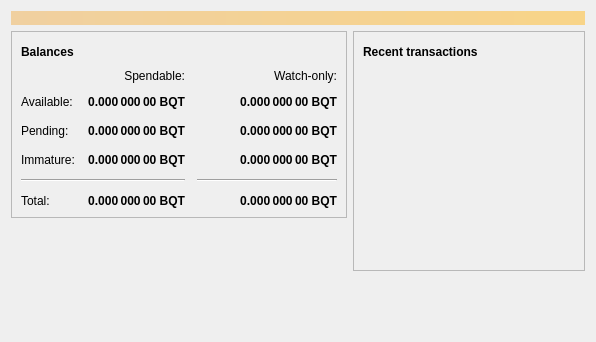
<?xml version="1.0" encoding="UTF-8"?>
<ui version="4.0">
 <class>OverviewPage</class>
 <widget class="QWidget" name="OverviewPage">
  <property name="geometry">
   <rect>
    <x>0</x>
    <y>0</y>
    <width>596</width>
    <height>342</height>
   </rect>
  </property>
  <property name="windowTitle">
   <string>Form</string>
  </property>
  <layout class="QVBoxLayout" name="topLayout">
   <item>
    <widget class="QLabel" name="labelAlerts">
     <property name="visible">
      <bool>false</bool>
     </property>
     <property name="styleSheet">
      <string notr="true">QLabel { background-color: qlineargradient(x1: 0, y1: 0, x2: 1, y2: 0, stop:0 #F0D0A0, stop:1 #F8D488); color:#000000; }</string>
     </property>
     <property name="wordWrap">
      <bool>true</bool>
     </property>
     <property name="margin">
      <number>3</number>
     </property>
     <property name="textInteractionFlags">
      <set>Qt::TextSelectableByMouse</set>
     </property>
    </widget>
   </item>
   <item>
    <layout class="QHBoxLayout" name="horizontalLayout" stretch="1,1">
     <item>
      <layout class="QVBoxLayout" name="verticalLayout_2">
       <item>
        <widget class="QFrame" name="frame">
         <property name="frameShape">
          <enum>QFrame::StyledPanel</enum>
         </property>
         <property name="frameShadow">
          <enum>QFrame::Raised</enum>
         </property>
         <layout class="QVBoxLayout" name="verticalLayout_4">
          <item>
           <layout class="QHBoxLayout" name="horizontalLayout_4">
            <item>
             <widget class="QLabel" name="label_5">
              <property name="font">
               <font>
                <weight>75</weight>
                <bold>true</bold>
               </font>
              </property>
              <property name="text">
               <string>Balances</string>
              </property>
             </widget>
            </item>
            <item>
             <widget class="QPushButton" name="labelWalletStatus">
              <property name="enabled">
               <bool>true</bool>
              </property>
              <property name="maximumSize">
               <size>
                <width>30</width>
                <height>16777215</height>
               </size>
              </property>
              <property name="toolTip">
               <string>The displayed information may be out of date. Your wallet automatically synchronizes with the Faithcoin network after a connection is established, but this process has not completed yet.</string>
              </property>
              <property name="text">
               <string/>
              </property>
              <property name="icon">
               <iconset resource="../bitcoin.qrc">
                <normaloff>:/icons/warning</normaloff>
                <disabledoff>:/icons/warning</disabledoff>:/icons/warning</iconset>
              </property>
              <property name="iconSize">
               <size>
                <width>24</width>
                <height>24</height>
               </size>
              </property>
              <property name="flat">
               <bool>true</bool>
              </property>
             </widget>
            </item>
            <item>
             <spacer name="horizontalSpacer_3">
              <property name="orientation">
               <enum>Qt::Horizontal</enum>
              </property>
              <property name="sizeHint" stdset="0">
               <size>
                <width>40</width>
                <height>20</height>
               </size>
              </property>
             </spacer>
            </item>
           </layout>
          </item>
          <item>
           <layout class="QGridLayout" name="gridLayout">
            <property name="spacing">
             <number>12</number>
            </property>
            <item row="2" column="2">
             <widget class="QLabel" name="labelWatchPending">
              <property name="font">
               <font>
                <weight>75</weight>
                <bold>true</bold>
               </font>
              </property>
              <property name="cursor">
               <cursorShape>IBeamCursor</cursorShape>
              </property>
              <property name="toolTip">
               <string>Unconfirmed transactions to watch-only addresses</string>
              </property>
              <property name="text">
               <string notr="true">0.000 000 00 BQT</string>
              </property>
              <property name="alignment">
               <set>Qt::AlignRight|Qt::AlignTrailing|Qt::AlignVCenter</set>
              </property>
              <property name="textInteractionFlags">
               <set>Qt::LinksAccessibleByMouse|Qt::TextSelectableByKeyboard|Qt::TextSelectableByMouse</set>
              </property>
             </widget>
            </item>
            <item row="2" column="1">
             <widget class="QLabel" name="labelUnconfirmed">
              <property name="font">
               <font>
                <weight>75</weight>
                <bold>true</bold>
               </font>
              </property>
              <property name="cursor">
               <cursorShape>IBeamCursor</cursorShape>
              </property>
              <property name="toolTip">
               <string>Total of transactions that have yet to be confirmed, and do not yet count toward the spendable balance</string>
              </property>
              <property name="text">
               <string notr="true">0.000 000 00 BQT</string>
              </property>
              <property name="alignment">
               <set>Qt::AlignRight|Qt::AlignTrailing|Qt::AlignVCenter</set>
              </property>
              <property name="textInteractionFlags">
               <set>Qt::LinksAccessibleByMouse|Qt::TextSelectableByKeyboard|Qt::TextSelectableByMouse</set>
              </property>
             </widget>
            </item>
            <item row="3" column="2">
             <widget class="QLabel" name="labelWatchImmature">
              <property name="font">
               <font>
                <weight>75</weight>
                <bold>true</bold>
               </font>
              </property>
              <property name="cursor">
               <cursorShape>IBeamCursor</cursorShape>
              </property>
              <property name="toolTip">
               <string>Mined balance in watch-only addresses that has not yet matured</string>
              </property>
              <property name="text">
               <string notr="true">0.000 000 00 BQT</string>
              </property>
              <property name="alignment">
               <set>Qt::AlignRight|Qt::AlignTrailing|Qt::AlignVCenter</set>
              </property>
              <property name="textInteractionFlags">
               <set>Qt::LinksAccessibleByMouse|Qt::TextSelectableByKeyboard|Qt::TextSelectableByMouse</set>
              </property>
             </widget>
            </item>
            <item row="4" column="0" colspan="2">
             <widget class="Line" name="line">
              <property name="orientation">
               <enum>Qt::Horizontal</enum>
              </property>
             </widget>
            </item>
            <item row="4" column="2">
             <widget class="Line" name="lineWatchBalance">
              <property name="sizePolicy">
               <sizepolicy hsizetype="Preferred" vsizetype="Fixed">
                <horstretch>0</horstretch>
                <verstretch>0</verstretch>
               </sizepolicy>
              </property>
              <property name="minimumSize">
               <size>
                <width>140</width>
                <height>0</height>
               </size>
              </property>
              <property name="orientation">
               <enum>Qt::Horizontal</enum>
              </property>
             </widget>
            </item>
            <item row="5" column="0">
             <widget class="QLabel" name="labelTotalText">
              <property name="text">
               <string>Total:</string>
              </property>
             </widget>
            </item>
            <item row="3" column="1">
             <widget class="QLabel" name="labelImmature">
              <property name="font">
               <font>
                <weight>75</weight>
                <bold>true</bold>
               </font>
              </property>
              <property name="cursor">
               <cursorShape>IBeamCursor</cursorShape>
              </property>
              <property name="toolTip">
               <string>Mined balance that has not yet matured</string>
              </property>
              <property name="text">
               <string notr="true">0.000 000 00 BQT</string>
              </property>
              <property name="alignment">
               <set>Qt::AlignRight|Qt::AlignTrailing|Qt::AlignVCenter</set>
              </property>
              <property name="textInteractionFlags">
               <set>Qt::LinksAccessibleByMouse|Qt::TextSelectableByKeyboard|Qt::TextSelectableByMouse</set>
              </property>
             </widget>
            </item>
            <item row="2" column="3">
             <spacer name="horizontalSpacer_2">
              <property name="orientation">
               <enum>Qt::Horizontal</enum>
              </property>
              <property name="sizeHint" stdset="0">
               <size>
                <width>40</width>
                <height>20</height>
               </size>
              </property>
             </spacer>
            </item>
            <item row="3" column="0">
             <widget class="QLabel" name="labelImmatureText">
              <property name="text">
               <string>Immature:</string>
              </property>
             </widget>
            </item>
            <item row="5" column="1">
             <widget class="QLabel" name="labelTotal">
              <property name="font">
               <font>
                <weight>75</weight>
                <bold>true</bold>
               </font>
              </property>
              <property name="cursor">
               <cursorShape>IBeamCursor</cursorShape>
              </property>
              <property name="toolTip">
               <string>Your current total balance</string>
              </property>
              <property name="text">
               <string notr="true">0.000 000 00 BQT</string>
              </property>
              <property name="alignment">
               <set>Qt::AlignRight|Qt::AlignTrailing|Qt::AlignVCenter</set>
              </property>
              <property name="textInteractionFlags">
               <set>Qt::LinksAccessibleByMouse|Qt::TextSelectableByKeyboard|Qt::TextSelectableByMouse</set>
              </property>
             </widget>
            </item>
            <item row="5" column="2">
             <widget class="QLabel" name="labelWatchTotal">
              <property name="font">
               <font>
                <weight>75</weight>
                <bold>true</bold>
               </font>
              </property>
              <property name="cursor">
               <cursorShape>IBeamCursor</cursorShape>
              </property>
              <property name="toolTip">
               <string>Current total balance in watch-only addresses</string>
              </property>
              <property name="text">
               <string notr="true">0.000 000 00 BQT</string>
              </property>
              <property name="alignment">
               <set>Qt::AlignRight|Qt::AlignTrailing|Qt::AlignVCenter</set>
              </property>
              <property name="textInteractionFlags">
               <set>Qt::LinksAccessibleByMouse|Qt::TextSelectableByKeyboard|Qt::TextSelectableByMouse</set>
              </property>
             </widget>
            </item>
            <item row="0" column="2">
             <widget class="QLabel" name="labelWatchonly">
              <property name="text">
               <string>Watch-only:</string>
              </property>
              <property name="alignment">
               <set>Qt::AlignRight|Qt::AlignTrailing|Qt::AlignVCenter</set>
              </property>
             </widget>
            </item>
            <item row="1" column="0">
             <widget class="QLabel" name="labelBalanceText">
              <property name="text">
               <string>Available:</string>
              </property>
             </widget>
            </item>
            <item row="1" column="1">
             <widget class="QLabel" name="labelBalance">
              <property name="font">
               <font>
                <weight>75</weight>
                <bold>true</bold>
               </font>
              </property>
              <property name="cursor">
               <cursorShape>IBeamCursor</cursorShape>
              </property>
              <property name="toolTip">
               <string>Your current spendable balance</string>
              </property>
              <property name="text">
               <string notr="true">0.000 000 00 BQT</string>
              </property>
              <property name="alignment">
               <set>Qt::AlignRight|Qt::AlignTrailing|Qt::AlignVCenter</set>
              </property>
              <property name="textInteractionFlags">
               <set>Qt::LinksAccessibleByMouse|Qt::TextSelectableByKeyboard|Qt::TextSelectableByMouse</set>
              </property>
             </widget>
            </item>
            <item row="1" column="2">
             <widget class="QLabel" name="labelWatchAvailable">
              <property name="font">
               <font>
                <weight>75</weight>
                <bold>true</bold>
               </font>
              </property>
              <property name="cursor">
               <cursorShape>IBeamCursor</cursorShape>
              </property>
              <property name="toolTip">
               <string>Your current balance in watch-only addresses</string>
              </property>
              <property name="text">
               <string notr="true">0.000 000 00 BQT</string>
              </property>
              <property name="alignment">
               <set>Qt::AlignRight|Qt::AlignTrailing|Qt::AlignVCenter</set>
              </property>
              <property name="textInteractionFlags">
               <set>Qt::LinksAccessibleByMouse|Qt::TextSelectableByKeyboard|Qt::TextSelectableByMouse</set>
              </property>
             </widget>
            </item>
            <item row="2" column="0">
             <widget class="QLabel" name="labelPendingText">
              <property name="text">
               <string>Pending:</string>
              </property>
             </widget>
            </item>
            <item row="0" column="1">
             <widget class="QLabel" name="labelSpendable">
              <property name="text">
               <string>Spendable:</string>
              </property>
              <property name="alignment">
               <set>Qt::AlignRight|Qt::AlignTrailing|Qt::AlignVCenter</set>
              </property>
             </widget>
            </item>
           </layout>
          </item>
         </layout>
        </widget>
       </item>
       <item>
        <spacer name="verticalSpacer">
         <property name="orientation">
          <enum>Qt::Vertical</enum>
         </property>
         <property name="sizeHint" stdset="0">
          <size>
           <width>20</width>
           <height>40</height>
          </size>
         </property>
        </spacer>
       </item>
      </layout>
     </item>
     <item>
      <layout class="QVBoxLayout" name="verticalLayout_3">
       <item>
        <widget class="QFrame" name="frame_2">
         <property name="frameShape">
          <enum>QFrame::StyledPanel</enum>
         </property>
         <property name="frameShadow">
          <enum>QFrame::Raised</enum>
         </property>
         <layout class="QVBoxLayout" name="verticalLayout">
          <item>
           <layout class="QHBoxLayout" name="horizontalLayout_2">
            <item>
             <widget class="QLabel" name="label_4">
              <property name="font">
               <font>
                <weight>75</weight>
                <bold>true</bold>
               </font>
              </property>
              <property name="text">
               <string>Recent transactions</string>
              </property>
             </widget>
            </item>
            <item>
             <widget class="QPushButton" name="labelTransactionsStatus">
              <property name="enabled">
               <bool>true</bool>
              </property>
              <property name="maximumSize">
               <size>
                <width>30</width>
                <height>16777215</height>
               </size>
              </property>
              <property name="toolTip">
               <string>The displayed information may be out of date. Your wallet automatically synchronizes with the Faithcoin network after a connection is established, but this process has not completed yet.</string>
              </property>
              <property name="text">
               <string/>
              </property>
              <property name="icon">
               <iconset resource="../bitcoin.qrc">
                <normaloff>:/icons/warning</normaloff>
                <disabledoff>:/icons/warning</disabledoff>:/icons/warning</iconset>
              </property>
              <property name="iconSize">
               <size>
                <width>24</width>
                <height>24</height>
               </size>
              </property>
              <property name="flat">
               <bool>true</bool>
              </property>
             </widget>
            </item>
            <item>
             <spacer name="horizontalSpacer">
              <property name="orientation">
               <enum>Qt::Horizontal</enum>
              </property>
              <property name="sizeHint" stdset="0">
               <size>
                <width>40</width>
                <height>20</height>
               </size>
              </property>
             </spacer>
            </item>
           </layout>
          </item>
          <item>
           <widget class="QListView" name="listTransactions">
            <property name="styleSheet">
             <string notr="true">QListView { background: transparent; }</string>
            </property>
            <property name="frameShape">
             <enum>QFrame::NoFrame</enum>
            </property>
            <property name="verticalScrollBarPolicy">
             <enum>Qt::ScrollBarAlwaysOff</enum>
            </property>
            <property name="horizontalScrollBarPolicy">
             <enum>Qt::ScrollBarAlwaysOff</enum>
            </property>
            <property name="selectionMode">
             <enum>QAbstractItemView::NoSelection</enum>
            </property>
           </widget>
          </item>
         </layout>
        </widget>
       </item>
       <item>
        <spacer name="verticalSpacer_2">
         <property name="orientation">
          <enum>Qt::Vertical</enum>
         </property>
         <property name="sizeHint" stdset="0">
          <size>
           <width>20</width>
           <height>40</height>
          </size>
         </property>
        </spacer>
       </item>
      </layout>
     </item>
    </layout>
   </item>
  </layout>
 </widget>
 <resources/>
 <connections/>
</ui>
